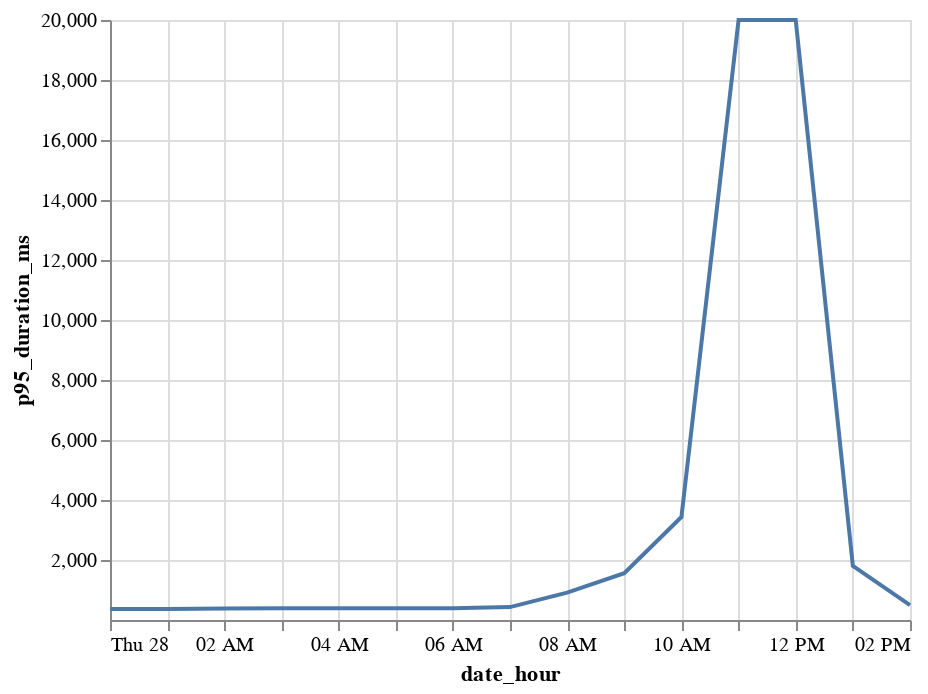

Here is the notebook cell this chart was saved with:
### Code cell
alt.Chart(web_request_durations).mark_line().encode(
    y=alt.Y('p95_duration_ms', scale=alt.Scale(domain=[1, 20000], clamp=True)),
    x='date_hour:T',  
)

### Figure 1 — Vega-Lite specification as saved in the notebook (floating-point values rounded to 4 significant figures)
{"$schema": "https://vega.github.io/schema/vega-lite/v3.4.0.json", "config": {"mark": {"tooltip": null}, "view": {"height": 300, "width": 400}}, "data": {"name": "data-95dcd29ca5de4d27bacb62b317a8b474"}, "datasets": {"data-95dcd29ca5de4d27bacb62b317a8b474": [{"count": 79, "date_hour": "", "p75_duration_ms": 81, "p95_duration_ms": 466}, {"count": 4220998, "date_hour": "2019-11-28T00:00:00+00:00", "p75_duration_ms": 127, "p95_duration_ms": 371}, {"count": 4230232, "date_hour": "2019-11-28T01:00:00+00:00", "p75_duration_ms": 129, "p95_duration_ms": 370}, {"count": 4518384, "date_hour": "2019-11-28T02:00:00+00:00", "p75_duration_ms": 129, "p95_duration_ms": 382}, {"count": 4754015, "date_hour": "2019-11-28T03:00:00+00:00", "p75_duration_ms": 129, "p95_duration_ms": 395}, {"count": 4899266, "date_hour": "2019-11-28T04:00:00+00:00", "p75_duration_ms": 129, "p95_duration_ms": 392}, {"count": 5040027, "date_hour": "2019-11-28T05:00:00+00:00", "p75_duration_ms": 129, "p95_duration_ms": 389}, {"count": 5818594, "date_hour": "2019-11-28T06:00:00+00:00", "p75_duration_ms": 130, "p95_duration_ms": 392}, {"count": 6761122, "date_hour": "2019-11-28T07:00:00+00:00", "p75_duration_ms": 137, "p95_duration_ms": 431}, {"count": 8245742, "date_hour": "2019-11-28T08:00:00+00:00", "p75_duration_ms": 165, "p95_duration_ms": 912}, {"count": 9569182, "date_hour": "2019-11-28T09:00:00+00:00", "p75_duration_ms": 200, "p95_duration_ms": 1563}, {"count": 9552857, "date_hour": "2019-11-28T10:00:00+00:00", "p75_duration_ms": 193, "p95_duration_ms": 3435}, {"count": 321307, "date_hour": "2019-11-28T11:00:00+00:00", "p75_duration_ms": 366, "p95_duration_ms": 178786}, {"count": 2587525, "date_hour": "2019-11-28T12:00:00+00:00", "p75_duration_ms": 387, "p95_duration_ms": 20589}, {"count": 8546150, "date_hour": "2019-11-28T13:00:00+00:00", "p75_duration_ms": 217, "p95_duration_ms": 1802}, {"count": 2448268, "date_hour": "2019-11-28T14:00:00+00:00", "p75_duration_ms": 166, "p95_duration_ms": 497}]}, "encoding": {"x": {"field": "date_hour", "type": "temporal"}, "y": {"field": "p95_duration_ms", "scale": {"clamp": true, "domain": [1, 20000]}, "type": "quantitative"}}, "mark": "line"}
